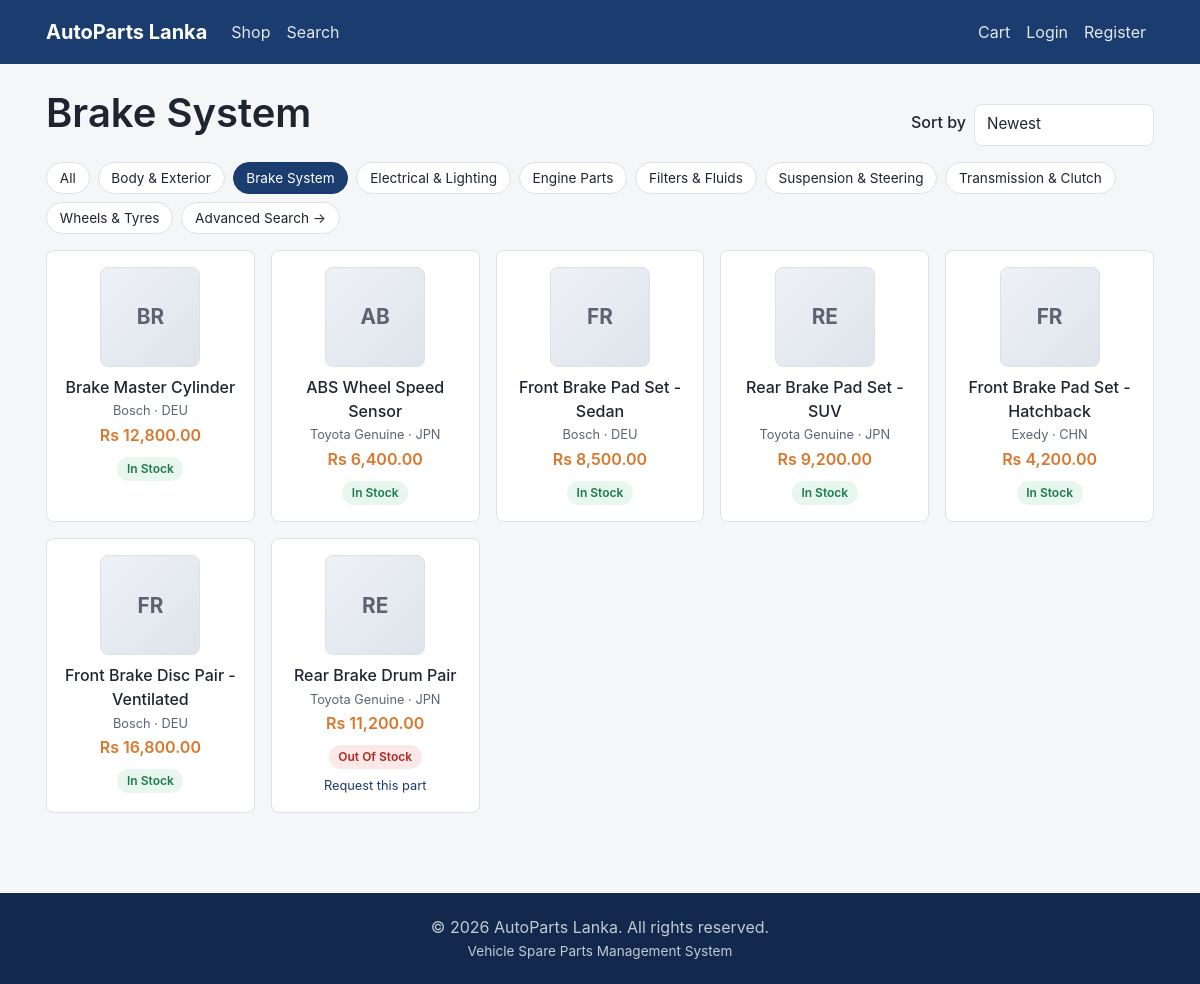
Screenshot of /catalogue/products.php?category=2 with the database file from the repository.
### tables this page shows
CREATE TABLE category (
    categoryID       INT AUTO_INCREMENT PRIMARY KEY,
    parentCategoryID INT NULL,
    categoryName     VARCHAR(100) NOT NULL,
    description      TEXT NULL,
    CONSTRAINT fk_category_parent FOREIGN KEY (parentCategoryID)
        REFERENCES category(categoryID) ON DELETE SET NULL
);

CREATE TABLE spare_part (
    partID         INT AUTO_INCREMENT PRIMARY KEY,
    categoryID     INT NOT NULL,
    brandID        INT NOT NULL,
    countryID      INT NOT NULL,
    adminID        INT NOT NULL,
    partName       VARCHAR(150) NOT NULL,
    partNumber     VARCHAR(50)  NOT NULL,
    description    TEXT NULL,
    price          DECIMAL(12,2) NOT NULL,
    size           VARCHAR(50)  NULL,
    stockQty       INT NOT NULL DEFAULT 0,
    minStockLevel  INT NOT NULL DEFAULT 0,
    imageURL       VARCHAR(255) NULL,
    isActive       TINYINT(1) NOT NULL DEFAULT 1,
    createdAt      DATETIME NOT NULL DEFAULT CURRENT_TIMESTAMP,
    CONSTRAINT fk_part_category FOREIGN KEY (categoryID) REFERENCES category(categoryID),
    CONSTRAINT fk_part_brand    FOREIGN KEY (brandID)    REFERENCES brand(brandID),
    CONSTRAINT fk_part_country  FOREIGN KEY (countryID)  REFERENCES country(countryID),
    CONSTRAINT fk_part_admin    FOREIGN KEY (adminID)    REFERENCES admin(adminID),
    INDEX idx_part_active (isActive),
    INDEX idx_part_name (partName),
    INDEX idx_part_number (partNumber)
);

CREATE TABLE brand (
    brandID       INT AUTO_INCREMENT PRIMARY KEY,
    brandName     VARCHAR(100) NOT NULL UNIQUE,
    isAuthorized  TINYINT(1) NOT NULL DEFAULT 0
);

CREATE TABLE country (
    countryID       INT AUTO_INCREMENT PRIMARY KEY,
    countryName     VARCHAR(100) NOT NULL,
    countryCode     CHAR(3) NOT NULL,
    importDutyRate  DECIMAL(5,2) NOT NULL DEFAULT 0
);

### catalogue/products.php (the view, shortened to what this page needs)
<?php
require_once __DIR__ . '/lib/search_helper.php';
$db = getDB();
$categoryId = isset($_GET['category']) && $_GET['category'] !== '' ? (int) $_GET['category'] : null;
$sort = in_array($_GET['sort'] ?? '', CAT_SORT_OPTIONS, true) ? $_GET['sort'] : 'newest';
$page = max(1, (int) ($_GET['page'] ?? 1));
$filters = [
    'sort' => $sort,
    'page' => $page,
];
if ($categoryId) {
    $filters['categoryIds'] = catDescendantCategoryIds($db, $categoryId);
}
$result = catSearchParts($db, $filters);
$categoryTree = catCategoryTree($db);
$currentCategoryName = null;
foreach ($categoryTree as $top) {
    if ((int) $top['categoryID'] === $categoryId) {
        $currentCategoryName = $top['categoryName'];
    }
}
require __DIR__ . '/../includes/header.php';
?>
<div class="container">
    <div class="cat-page-header">
        <h1><?php echo e($currentCategoryName ?? 'All Spare Parts'); ?></h1>
        <form method="get" class="cat-sort-form">
            <label for="sort" class="form-label">Sort by</label>
            <select id="sort" name="sort" class="form-control" onchange="this.form.submit()">
                <option value="newest" <?php echo $sort === 'newest' ? 'selected' : ''; ?>>Newest</option>
            </select>
        </form>
    </div>
    <div class="cat-category-chips">
        <a class="cat-chip<?php echo !$categoryId ? ' is-active' : ''; ?>" href="<?php echo BASE_URL; ?>/catalogue/products.php">All</a>
        <?php foreach ($categoryTree as $top): ?>
        <a class="cat-chip<?php echo $categoryId === (int) $top['categoryID'] ? ' is-active' : ''; ?>" href="<?php echo BASE_URL; ?>/catalogue/products.php?category=<?php echo (int) $top['categoryID']; ?>">
            <?php echo e($top['categoryName']); ?>
        </a>
        <?php endforeach; ?>
        <a class="cat-chip" href="<?php echo BASE_URL; ?>/catalogue/search.php">Advanced Search &rarr;</a>
    </div>
    <?php if (empty($result['items'])): ?>
    <p class="text-muted mt-3">No parts found<?php echo $currentCategoryName ? ' in ' . e($currentCategoryName) : ''; ?>.</p>
    <?php else: ?>
    <div class="cat-grid mt-3">
        <?php foreach ($result['items'] as $part): ?>
            <?php echo catRenderPartCard($part); ?>
        <?php endforeach; ?>
    </div>
    <?php endif; ?>
</div>
<?php require __DIR__ . '/../includes/footer.php'; ?>

### catalogue/lib/search_helper.php (shortened to what this page needs)
<?php
function catCategoryTree(PDO $db): array
{
    $rows = $db->query(
        'SELECT categoryID, parentCategoryID, categoryName, description FROM category ORDER BY categoryName'
    )->fetchAll();
    $topLevel = [];
    $childrenByParent = [];
    foreach ($rows as $row) {
        if ($row['parentCategoryID'] === null) {
            $topLevel[(int) $row['categoryID']] = $row + ['children' => []];
        } else {
            $childrenByParent[(int) $row['parentCategoryID']][] = $row;
        }
    }
    return array_values($topLevel);
}
function catDescendantCategoryIds(PDO $db, int $categoryId): array
{
    $ids = [$categoryId];
    $stmt = $db->prepare('SELECT categoryID FROM category WHERE parentCategoryID = ?');
    $stmt->execute([$categoryId]);
    foreach ($stmt->fetchAll() as $child) {
        $ids[] = (int) $child['categoryID'];
    }
    return $ids;
}
function catFilterPriceTarget(array $filters): ?float
{
    $raw = $filters['priceTarget'] ?? null;
    if ($raw === null || $raw === '') {
        return null;
    }
    $value = (float) $raw;
    return $value > 0 ? $value : null;
}
function catInPlaceholders(string $prefix, array $values, array &$params): string
{
    $names = [];
    foreach (array_values($values) as $i => $value) {
        $key = $prefix . $i;
        $names[] = ':' . $key;
        $params[$key] = (int) $value;
    }
    return implode(',', $names);
}
function catBuildWhere(array $filters): array
{
    $where = ['sp.isActive = 1'];
    $params = [];
    $keyword = trim((string) ($filters['keyword'] ?? ''));
    if (!empty($filters['categoryIds'])) {
        $where[] = 'sp.categoryID IN (' . catInPlaceholders('cat', $filters['categoryIds'], $params) . ')';
    }
    $size = trim((string) ($filters['size'] ?? ''));
    $priceTarget = catFilterPriceTarget($filters);
    $priceRange = null;
    return [
        'sql' => implode(' AND ', $where),
        'params' => $params,
        'priceRange' => $priceRange,
        'keyword' => $keyword,
    ];
}
function catOrderClause(string $sort, ?float $priceTarget, string $keyword): array
{
    switch ($sort) {
        case 'newest':
            return ['sql' => 'sp.createdAt DESC', 'params' => []];
    }
}
function catSearchParts(PDO $db, array $filters): array
{
    $built = catBuildWhere($filters);
    $whereSql = $built['sql'];
    $countStmt = $db->prepare("SELECT COUNT(*) AS c FROM spare_part sp WHERE $whereSql");
    $countStmt->execute($built['params']);
    $total = (int) $countStmt->fetch()['c'];
    $perPage = CAT_PER_PAGE;
    $page = max(1, (int) ($filters['page'] ?? 1));
    $pagination = paginate($total, $perPage, $page);
    $order = catOrderClause((string) ($filters['sort'] ?? 'relevance'), catFilterPriceTarget($filters), $built['keyword']);
    $selectParams = $built['params'] + $order['params'];
    $sql = "SELECT sp.*, b.brandName, b.isAuthorized, c.countryName, c.countryCode, c.importDutyRate, cat.categoryName
            FROM spare_part sp
            JOIN brand b ON b.brandID = sp.brandID
            JOIN country c ON c.countryID = sp.countryID
            JOIN category cat ON cat.categoryID = sp.categoryID
            WHERE $whereSql
            ORDER BY {$order['sql']}
            LIMIT :catLimit OFFSET :catOffset";
    $stmt = $db->prepare($sql);
    foreach ($selectParams as $key => $value) {
        $stmt->bindValue(':' . $key, $value);
    }
    $stmt->bindValue(':catLimit', $perPage, PDO::PARAM_INT);
    $stmt->bindValue(':catOffset', $pagination['offset'], PDO::PARAM_INT);
    $stmt->execute();
    return [
        'items' => $stmt->fetchAll(),
        'pagination' => $pagination,
        'priceRange' => $built['priceRange'],
        'total' => $total,
        'keyword' => $built['keyword'],
    ];
}
function catRenderPartCard(array $part): string
{
    $outOfStock = (int) $part['stockQty'] <= 0;
    $html = '<div class="cat-card">';
    $html .= '<a class="cat-card-link" href="' . BASE_URL . '/catalogue/product_details.php?id=' . (int) $part['partID'] . '">';
    $html .= partImage($part, 'md');
    $html .= '<p class="cat-card-name">' . e($part['partName']) . '</p>';
    $html .= '<p class="cat-card-meta">' . e($part['brandName'] ?? '') . ' &middot; ' . e($part['countryCode'] ?? '') . '</p>';
    $html .= '<p class="cat-card-price">' . formatMoney((float) $part['price']) . '</p>';
    $html .= '</a>';
    if ($outOfStock) {
        $html .= '<span class="badge-status badge-status--cancelled">Out of Stock</span>';
        $html .= ' <a class="cat-request-link" href="' . BASE_URL . '/requests/submit_request.php?part_name=' . urlencode($part['partName']) . '">Request this part</a>';
    } else {
        $html .= '<span class="badge-status badge-status--success">In Stock</span>';
    }
    $html .= '</div>';
    return $html;
}

### includes/functions.php (shortened to what this page needs)
<?php
function e(?string $value): string
{
    return htmlspecialchars($value ?? '', ENT_QUOTES, 'UTF-8');
}
function formatMoney(float $amount): string
{
    return CURRENCY . ' ' . number_format($amount, 2);
}
function paginate(int $total, int $perPage, int $current): array
{
    $perPage = max(1, $perPage);
    $totalPages = (int) max(1, ceil($total / $perPage));
    $current = max(1, min($current, $totalPages));
    return [
        'total' => $total,
        'perPage' => $perPage,
        'currentPage' => $current,
        'totalPages' => $totalPages,
        'offset' => ($current - 1) * $perPage,
        'hasPrev' => $current > 1,
        'hasNext' => $current < $totalPages,
    ];
}
function partImage(array $part, string $size = 'md'): string
{
    $initials = strtoupper(mb_substr($part['partName'] ?? '?', 0, 2));
    return '<div class="part-thumb part-thumb--' . e($size) . '">'
         . '<span>' . e($initials) . '</span></div>';
}

### assets/css/base.css (style rules this page uses)
:root { --color-primary: #1a3c6e; --color-primary-dark: #12294d; --color-accent: #d9782d; --color-success: #1f7a4d; --color-danger: #b3261e; --color-warning: #8a6100; --color-info: #1d5f8a; --color-text: #1f2430; --color-text-muted: #5c6472; --color-border: #dde1e7; --color-bg: #f5f6f8; --color-surface: #ffffff; --radius: 8px; --font-base: -apple-system, BlinkMacSystemFont, "Segoe UI", Roboto, Helvetica, Arial, sans-serif; }
* { box-sizing: border-box; }
html, body { margin: 0; padding: 0; }
body { font-family: var(--font-base); color: var(--color-text); background: var(--color-bg); line-height: 1.5; display: flex; flex-direction: column; min-height: 100vh; }
.container { max-width: 1140px; margin: 0 auto; padding: 0 1rem; }
a { color: var(--color-primary); text-decoration: none; }
h1, h2, h3, h4, h5, h6 { font-weight: 600; line-height: 1.25; margin-top: 0; }
.form-label { display: block; font-weight: 500; margin-bottom: 0.3rem; }
.form-control { display: block; width: 100%; padding: 0.55rem 0.75rem; font-size: 0.95rem; color: var(--color-text); background: var(--color-surface); border: 1px solid var(--color-border); border-radius: var(--radius); }
.badge-status { display: inline-block; padding: 0.2rem 0.6rem; border-radius: 999px; font-size: 0.75rem; font-weight: 600; text-transform: capitalize; }
.badge-status--delivered, .badge-status--fulfilled, .badge-status--success { background: #e7f6ee; color: var(--color-success); }
.badge-status--cancelled, .badge-status--rejected, .badge-status--failed { background: #fbe9e8; color: var(--color-danger); }
.part-thumb { display: flex; align-items: center; justify-content: center; background: linear-gradient(135deg, #eef1f6, #dfe4ec); border: 1px solid var(--color-border); border-radius: var(--radius); color: var(--color-text-muted); font-weight: 700; overflow: hidden; }
.part-thumb--md { width: 100px; height: 100px; font-size: 1.3rem; }
.mt-3 { margin-top: 1.5rem; }

### assets/css/catalogue.css (style rules this page uses)
.cat-page-header { display: flex; align-items: flex-end; justify-content: space-between; gap: 1rem; flex-wrap: wrap; }
.cat-sort-form { display: flex; align-items: center; gap: 0.5rem; }
.cat-sort-form .form-control { width: auto; min-width: 180px; }
.cat-category-chips { display: flex; flex-wrap: wrap; gap: 0.5rem; margin-top: 1rem; }
.cat-chip { display: inline-block; padding: 0.3rem 0.8rem; border-radius: 999px; border: 1px solid var(--color-border); background: var(--color-surface); color: var(--color-text); font-size: 0.85rem; }
.cat-chip.is-active { background: var(--color-primary); border-color: var(--color-primary); color: #fff; }
.cat-grid { display: grid; grid-template-columns: repeat(auto-fill, minmax(200px, 1fr)); gap: 1rem; }
.cat-card { background: var(--color-surface); border: 1px solid var(--color-border); border-radius: var(--radius); padding: 1rem; text-align: center; }
.cat-card-link { display: block; color: var(--color-text); }
.cat-card-link .part-thumb { margin: 0 auto 0.5rem; }
.cat-card-name { font-weight: 500; margin: 0.25rem 0 0; }
.cat-card-meta { color: var(--color-text-muted); font-size: 0.8rem; margin: 0.15rem 0; }
.cat-card-price { color: var(--color-accent); font-weight: 600; margin: 0.15rem 0 0.5rem; }
.cat-request-link { display: inline-block; margin-top: 0.4rem; font-size: 0.8rem; }

### rows the page displays
category: categoryName "Brake System"
category: categoryName "Body & Exterior"
category: categoryName "Electrical & Lighting"
category: categoryName "Engine Parts"
category: categoryName "Filters & Fluids"
category: categoryName "Suspension & Steering"
category: categoryName "Transmission & Clutch"
category: categoryName "Wheels & Tyres"
spare_part: partName "BR", partName "Brake Master Cylinder", brandID.brandName "Bosch", countryID.countryCode "DEU", price "Rs 12,800.00", stockQty "In Stock"
spare_part: partName "AB", partName "ABS Wheel Speed Sensor", brandID.brandName "Toyota Genuine", countryID.countryCode "JPN", price "Rs 6,400.00", stockQty "In Stock"
spare_part: partName "FR", partName "Front Brake Pad Set - Sedan", brandID.brandName "Bosch", countryID.countryCode "DEU", price "Rs 8,500.00", stockQty "In Stock"
spare_part: partName "RE", partName "Rear Brake Pad Set - SUV", brandID.brandName "Toyota Genuine", countryID.countryCode "JPN", price "Rs 9,200.00", stockQty "In Stock"
spare_part: partName "FR", partName "Front Brake Pad Set - Hatchback", brandID.brandName "Exedy", countryID.countryCode "CHN", price "Rs 4,200.00", stockQty "In Stock"
spare_part: partName "FR", partName "Front Brake Disc Pair - Ventilated", brandID.brandName "Bosch", countryID.countryCode "DEU", price "Rs 16,800.00", stockQty "In Stock"
spare_part: partName "RE", partName "Rear Brake Drum Pair", brandID.brandName "Toyota Genuine", countryID.countryCode "JPN", price "Rs 11,200.00", stockQty "Out Of Stock"

### other values shown
SITE_NAME "AutoParts Lanka"
